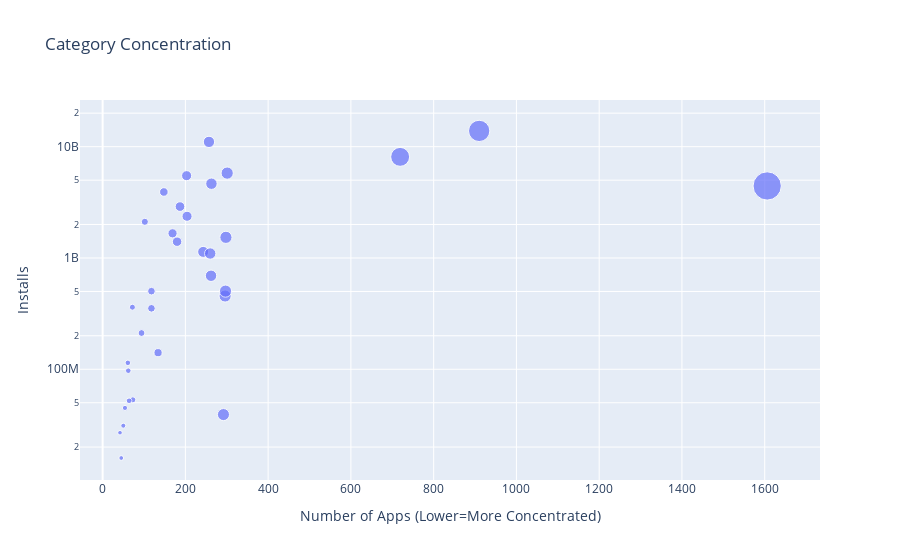

The cell this chart's notebook holds for it:
### Code cell
import plotly.express as px

fig = px.scatter(app_installs, 
                 x='App', 
                 y='Installs',
                 title='Category Concentration',
                 size='App',
                 hover_name=app_installs.index,)

fig.update_layout(xaxis_title="Number of Apps (Lower=More Concentrated)",
                      yaxis_title="Installs",
                      yaxis=dict(type='log'))

fig.show()

### Figure 1 — Plotly figure (JSON) as saved in the notebook; plotly's stock layout.template omitted (floating-point values rounded to 4 significant figures)
{"data": [{"hovertemplate": "<b>%{hovertext}</b><br><br>App=%{marker.size}<br>Installs=%{y}<extra></extra>", "hovertext": ["ART_AND_DESIGN", "AUTO_AND_VEHICLES", "BEAUTY", "BOOKS_AND_REFERENCE", "BUSINESS", "COMICS", "COMMUNICATION", "DATING", "EDUCATION", "ENTERTAINMENT", "EVENTS", "FAMILY", "FINANCE", "FOOD_AND_DRINK", "GAME", "HEALTH_AND_FITNESS", "HOUSE_AND_HOME", "LIBRARIES_AND_DEMO", "LIFESTYLE", "MAPS_AND_NAVIGATION", "MEDICAL", "NEWS_AND_MAGAZINES", "PARENTING", "PERSONALIZATION", "PHOTOGRAPHY", "PRODUCTIVITY", "SHOPPING", "SOCIAL", "SPORTS", "TOOLS", "TRAVEL_AND_LOCAL", "VIDEO_PLAYERS", "WEATHER"], "legendgroup": "", "marker": {"color": "#636efa", "size": [61, 73, 42, 169, 262, 54, 257, 134, 118, 102, 45, 1606, 296, 94, 910, 243, 62, 64, 297, 118, 292, 204, 50, 298, 263, 301, 180, 203, 260, 719, 187, 148, 72], "sizemode": "area", "sizeref": 4.015, "symbol": "circle"}, "mode": "markers", "name": "", "orientation": "v", "showlegend": false, "type": "scatter", "x": [61, 73, 42, 169, 262, 54, 257, 134, 118, 102, 45, 1606, 296, 94, 910, 243, 62, 64, 297, 118, 292, 204, 50, 298, 263, 301, 180, 203, 260, 719, 187, 148, 72], "xaxis": "x", "y": [114233100, 53129800, 26916200, 1665791655, 692018120, 44931100, 11039241530, 140912410, 352852000, 2113660000, 15949410, 4437554490, 455249400, 211677750, 13858762717, 1134006220, 97082000, 52083000, 503611120, 503267560, 39162676, 2369110650, 31116110, 1532352930, 4649143130, 5788070180, 1400331540, 5487841475, 1096431465, 8099724500, 2894859300, 3916897200, 361096500], "yaxis": "y"}], "layout": {"legend": {"itemsizing": "constant", "tracegroupgap": 0}, "title": {"text": "Category Concentration"}, "xaxis": {"anchor": "y", "domain": [0, 1], "title": {"text": "Number of Apps (Lower=More Concentrated)"}}, "yaxis": {"anchor": "x", "domain": [0, 1], "title": {"text": "Installs"}, "type": "log"}}}
